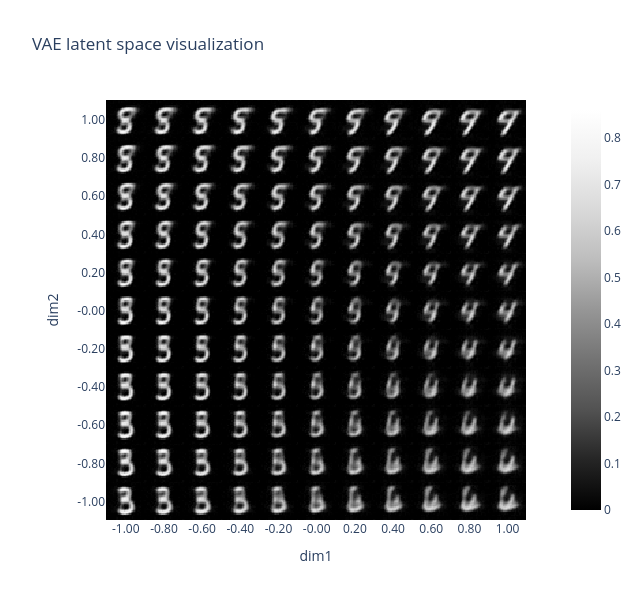

The cell this chart's notebook holds for it:
### Markdown cell above
You might be disappointed when comparing your VAE's reconstruction to the autoencoder, since it's likely to be worse. However, remember that the focus of VAEs is in better generation, not reconstruction. To test its generation, let's produce some plots of latent space like we did for the autoencoder.

First, we'll visualize the latent space:

### Code cell
grid_latent = create_grid_of_latents(vae, interpolation_range=(-1, 1))
output = vae.decoder(grid_latent)
utils.visualise_output(output, grid_latent, title="VAE latent space visualization")

### Figure 1 — Plotly figure (JSON) as saved in the notebook; plotly's stock layout.template omitted (floating-point values rounded to 4 significant figures; data arrays with more than 128 entries replaced by an {"elided": "..."} marker saying what was removed)
{"data": [{"coloraxis": "coloraxis", "hovertemplate": "x: %{x}<br>y: %{y}<br>color: %{z}<extra></extra>", "name": "0", "type": "heatmap", "xaxis": "x", "yaxis": "y", "z": {"elided": "308x308 float values"}}], "layout": {"coloraxis": {"autocolorscale": false, "colorscale": [[0.0, "rgb(0,0,0)"], [0.125, "rgb(37,37,37)"], [0.25, "rgb(82,82,82)"], [0.375, "rgb(115,115,115)"], [0.5, "rgb(150,150,150)"], [0.625, "rgb(189,189,189)"], [0.75, "rgb(217,217,217)"], [0.875, "rgb(240,240,240)"], [1.0, "rgb(255,255,255)"]]}, "height": 600, "title": {"text": "VAE latent space visualization"}, "width": 640, "xaxis": {"anchor": "y", "constrain": "domain", "domain": [0.0, 1.0], "scaleanchor": "y", "tickmode": "array", "ticktext": ["-1.00", "-0.80", "-0.60", "-0.40", "-0.20", "-0.00", "0.20", "0.40", "0.60", "0.80", "1.00"], "tickvals": [14, 42, 70, 98, 126, 154, 182, 210, 238, 266, 294], "title": {"text": "dim1"}}, "yaxis": {"anchor": "x", "autorange": "reversed", "constrain": "domain", "domain": [0.0, 1.0], "tickmode": "array", "ticktext": ["1.00", "0.80", "0.60", "0.40", "0.20", "-0.00", "-0.20", "-0.40", "-0.60", "-0.80", "-1.00"], "tickvals": [14, 42, 70, 98, 126, 154, 182, 210, 238, 266, 294], "title": {"text": "dim2"}}}}
